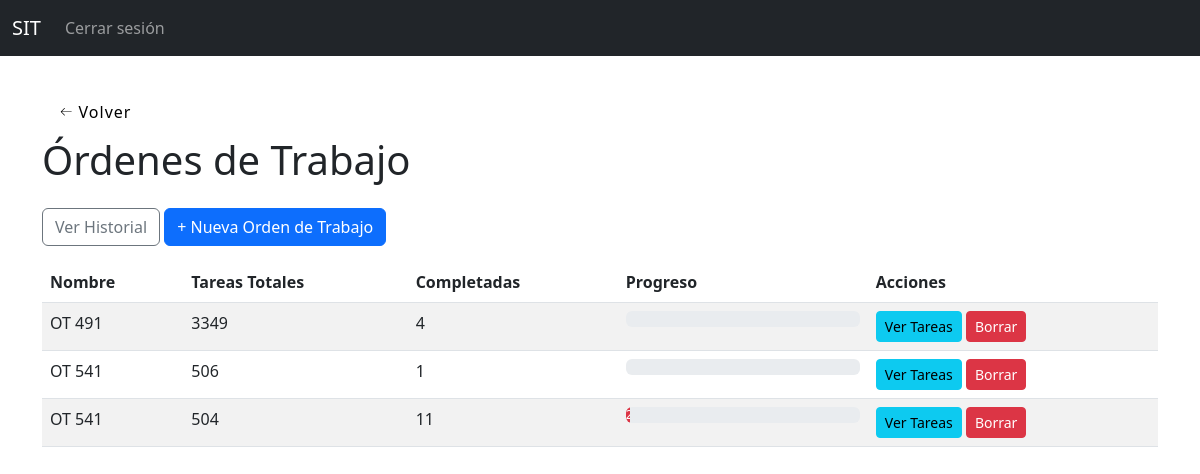
The page /tareas/ordenes/ (signed in) on the database its author committed.
### tareas_app/models.py (models this page shows, shortened)
class OrdenDeTrabajo(models.Model):
    nombre = models.CharField(max_length=200)
    descripcion = models.TextField(blank=True)
    archivo_excel = models.FileField(upload_to='ordenes_excel/', blank=True, null=True)
    fecha_creacion = models.DateTimeField(auto_now_add=True)
    creada_por = models.ForeignKey(Empleado, null=True, blank=True, on_delete=models.SET_NULL)
    finalizada = models.BooleanField(default=False)

### tareas_app/views.py (the view)
# urls.py: path('ordenes/', views.lista_ordenes_trabajo, name='lista_ordenes_trabajo'),
def lista_ordenes_trabajo(request):
    empleado = Empleado.objects.get(usuario=request.user)
    if not puede_ver_avances(empleado):
        return HttpResponseForbidden("No tenés permiso para ver las órdenes de trabajo.")
    if empleado.perfil == 'calidad':
        ordenes = OrdenDeTrabajo.objects.filter(tareas__estado='en_revision').distinct()
    elif empleado.perfil == 'despacho':
        ordenes = OrdenDeTrabajo.objects.filter(tareas__estado='lista_para_despachar').distinct()
    else:
        ordenes = OrdenDeTrabajo.objects.all()
    SECTORES_PROGRESO = [
        'armado', 'control_1', 'soldado', 'control_2',
        'pintado', 'galvanizado', 'despachar'
    ]
    def calcular_progreso_por_sector(sector_actual, estado_actual=None):
        if estado_actual == 'finalizada':
            return 100
        try:
            indice = SECTORES_PROGRESO.index(sector_actual)
            return int((indice + 1) / len(SECTORES_PROGRESO) * 100)
        except ValueError:
            return 0
    ordenes_con_info = []
    for orden in ordenes:
        tareas = Tarea.objects.filter(orden=orden)
        total = tareas.count()
        completadas = tareas.filter(estado='finalizada').count()
        if total > 0:
            progreso = sum([calcular_progreso_por_sector(t.sector, t.estado) for t in tareas]) // total
        else:
            progreso = 0
        if progreso == 100:
            if not orden.finalizada:
                orden.finalizada = True
                orden.save()
        else:
            if orden.finalizada:
                orden.finalizada = False
                orden.save()
            ordenes_con_info.append({
                'orden': orden,
                'total': total,
                'completadas': completadas,
                'progreso': progreso
            })
    return render(request, 'tareas/lista_ordenes_trabajo.html', {
        'ordenes': ordenes_con_info,
        'perfil_usuario': empleado.perfil
    })

### tareas_app/views.py (called while the page is built)
def puede_ver_avances(empleado):
    return empleado.perfil in ['administrador', 'ppc', 'produccion', 'calidad', 'despacho', 'ingenieria', 'rrhh']

### templates/tareas/lista_ordenes_trabajo.html (shortened to what this page needs)
{% extends 'base.html' %}
{% block content %}
<button class="back-button" onclick="history.back()">
  <span>Volver</span>
</button>
<h1 class="mb-4">Órdenes de Trabajo</h1>
{% if perfil_usuario == 'administrador' or perfil_usuario == 'ingenieria' or perfil_usuario == 'ppc' or perfil_usuario == 'produccion' %}
<a href="{% url 'historial_ordenes_trabajo' %}" class="btn btn-outline-secondary mb-3">Ver Historial</a>
{% endif %}
{% if perfil_usuario == 'administrador' or perfil_usuario == 'ingenieria' %}
<a href="{% url 'crear_orden_trabajo' %}" class="btn btn-primary mb-3">+ Nueva Orden de Trabajo</a>
{% endif %}
<table class="table table-striped">
    <thead>
        <tr>
            <th>Nombre</th>
            <th>Tareas Totales</th>
            <th>Completadas</th>
            <th>Progreso</th>
            <th>Acciones</th>
        </tr>
    </thead>
    <tbody>
        {% for item in ordenes %}
        <tr>
            <td>{{ item.orden.nombre }}</td>
            <td>{{ item.total }}</td>
            <td>{{ item.completadas }}</td>
            <td style="width: 250px;">
                <div class="progress">
                    <div class="progress-bar
                        {% if item.progreso < 50 %} bg-danger
                        {% elif item.progreso < 100 %} bg-warning
                        {% else %} bg-success
                        {% endif %}"
                        role="progressbar"
                        style="width: {{ item.progreso }}%;"
                        aria-valuenow="{{ item.progreso }}"
                        aria-valuemin="0"
                        aria-valuemax="100">
                    </div>
                </div>
            </td>
            <td>
                <a href="{% url 'detalle_orden_trabajo' item.orden.id %}" class="btn btn-sm btn-info">Ver Tareas</a>
                {% if perfil_usuario == 'administrador' or perfil_usuario == 'ingenieria' %}
                <a href="{% url 'borrar_orden_trabajo' item.orden.id %}" class="btn btn-sm btn-danger">Borrar</a>
                {% endif %}
            </td>
        </tr>
        {% empty %}
        <tr>
            <td colspan="5">No hay órdenes de trabajo.</td>
        </tr>
        {% endfor %}
    </tbody>
</table>
{% endblock %}

### templates/base.html (style rules this page uses)
.back-button { display: flex; height: 3em; width: 100px; align-items: center; justify-content: center; background-color: #eeeeee4b; border-radius: 3px; letter-spacing: 1px; transition: all 0.2s linear; cursor: pointer; border: none; background: #fff; }
button > svg { margin-right: 5px; margin-left: 5px; font-size: 20px; transition: all 0.4s ease-in; }

### rows shown on the page
OrdenDeTrabajo: orden.nombre "OT 491", total "3349", completadas "4"
OrdenDeTrabajo: orden.nombre "OT 541", total "506", completadas "1"
OrdenDeTrabajo: orden.nombre "OT 541", total "504", completadas "11", {{ item.progreso }} 2 (drawn)
